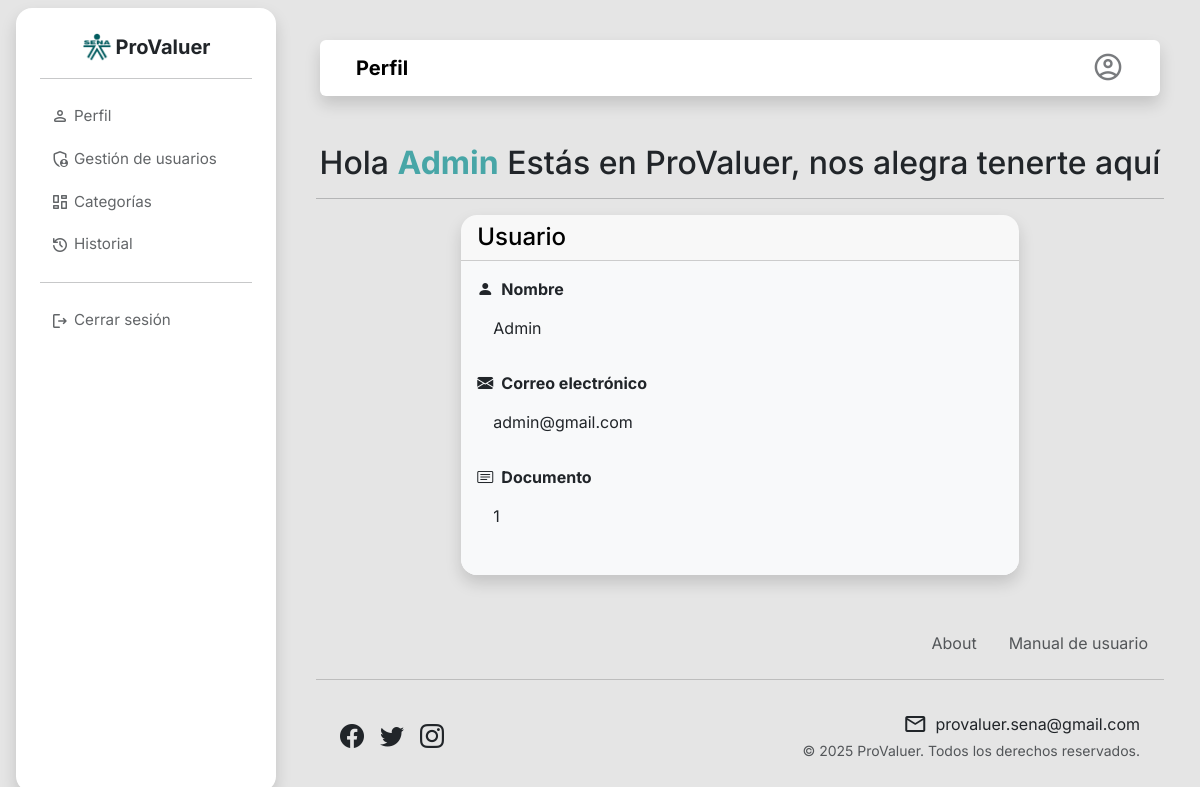
/user_roles/pages/profile.php (signed in), run on the app's committed database.
### tables this page shows
CREATE TABLE `usuarios` (
  `id_usuario` int(11) NOT NULL,
  `rol_usuario_fk` int(11) NOT NULL,
  `nombre_usuario` varchar(30) NOT NULL,
  `correo` varchar(50) NOT NULL,
  `activo` tinyint(1) NOT NULL,
  `clave` varchar(200) NOT NULL,
  `documento` int(11) NOT NULL
);

### user_roles/pages/profile.php (the view, shortened to what this page needs)
<?php
include('../../includes/panel/header.php');
include("../../config/db_config.php");
$id = $_SESSION["id_usuario"];
$sql = "SELECT * FROM usuarios WHERE id_usuario=$id";
$result = $conn->query($sql);
$row = $result->fetch_assoc();
?>
<div class="container mt-5">
    <h2 class="text-center">Hola <strong class="texto-verde"><?php echo htmlspecialchars($_SESSION["nombre_usuario"]); ?></strong> Estás en ProValuer, nos alegra tenerte aquí</h2>
    <hr>
    <div class="row justify-content-center">
        <div class="col-md-8">
            <div class="card shadow rounded-4 border-0">
                <div class="card-header text-black rounded-top-4">
                    <h4 class="mb-0">Usuario</h4>
                </div>
                <div class="card-body bg-light rounded-bottom-4">
                    <div class="mb-4">
                        <label class="form-label fw-bold"><i class="bi bi-person-fill me-2"></i>Nombre</label>
                        <p class="form-control-plaintext ps-3"><?= htmlspecialchars($row["nombre_usuario"] ?? '') ?></p>
                    </div>
                    <div class="mb-4">
                        <label class="form-label fw-bold"><i class="bi bi-envelope-fill me-2"></i>Correo electrónico</label>
                        <p class="form-control-plaintext ps-3"><?= htmlspecialchars($row["correo"] ?? '') ?></p>
                    </div>
                    <div class="mb-4">
                        <label class="form-label fw-bold"><i class="bi bi-card-text me-2"></i>Documento</label>
                        <p class="form-control-plaintext ps-3"><?= htmlspecialchars($row["documento"] ?? '') ?></p>
                    </div>
                </div>
            </div>
        </div>
    </div>
</div>
<?php include('../../includes/panel/footer.php');?>

### assets/css/style.css (style rules this page uses)
:root { --primary_color: #006a71; --second_color: #48a6a7; --dark_color: #00565c; --light_color: #F2FEFF; --gray: #d3d3d3b6; }
* { margin: 0; padding: 0; box-sizing: border-box; }
body { background-color: #e5e5e5; font-family: "Inter", sans-serif; }
.texto-verde { color: var(--second_color); }

### data on the page
usuarios: nombre_usuario "Admin", correo "admin@gmail.com", documento "1"

### other printed values
$nombre_page "Perfil"
$_SESSION["nombre_usuario"] "Admin"
